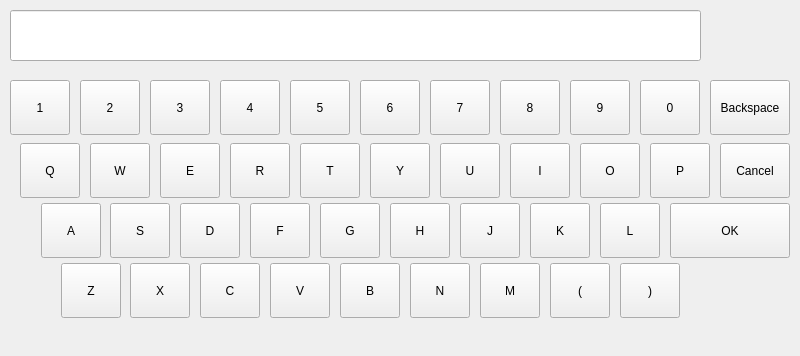
<?xml version="1.0" encoding="UTF-8"?>
<ui version="4.0">
 <class>VirtualKeyboardDialog</class>
 <widget class="QDialog" name="VirtualKeyboardDialog">
  <property name="geometry">
   <rect>
    <x>0</x>
    <y>0</y>
    <width>800</width>
    <height>356</height>
   </rect>
  </property>
  <property name="windowTitle">
   <string>Keyboard</string>
  </property>
  <property name="windowIcon">
   <iconset resource="../../resource.qrc">
    <normaloff>:/resource/parameter.png</normaloff>:/resource/parameter.png</iconset>
  </property>
  <widget class="QLineEdit" name="display">
   <property name="geometry">
    <rect>
     <x>10</x>
     <y>10</y>
     <width>691</width>
     <height>51</height>
    </rect>
   </property>
   <property name="focusPolicy">
    <enum>Qt::NoFocus</enum>
   </property>
  </widget>
  <widget class="QWidget" name="buttonBoxWidget" native="true">
   <property name="geometry">
    <rect>
     <x>0</x>
     <y>70</y>
     <width>801</width>
     <height>271</height>
    </rect>
   </property>
   <widget class="QPushButton" name="letterV">
    <property name="geometry">
     <rect>
      <x>270</x>
      <y>193</y>
      <width>60</width>
      <height>55</height>
     </rect>
    </property>
    <property name="sizePolicy">
     <sizepolicy hsizetype="Fixed" vsizetype="Fixed">
      <horstretch>0</horstretch>
      <verstretch>0</verstretch>
     </sizepolicy>
    </property>
    <property name="minimumSize">
     <size>
      <width>60</width>
      <height>55</height>
     </size>
    </property>
    <property name="maximumSize">
     <size>
      <width>57</width>
      <height>50</height>
     </size>
    </property>
    <property name="focusPolicy">
     <enum>Qt::NoFocus</enum>
    </property>
    <property name="text">
     <string>V</string>
    </property>
   </widget>
   <widget class="QPushButton" name="letterH">
    <property name="geometry">
     <rect>
      <x>390</x>
      <y>133</y>
      <width>60</width>
      <height>55</height>
     </rect>
    </property>
    <property name="sizePolicy">
     <sizepolicy hsizetype="Fixed" vsizetype="Fixed">
      <horstretch>0</horstretch>
      <verstretch>0</verstretch>
     </sizepolicy>
    </property>
    <property name="minimumSize">
     <size>
      <width>60</width>
      <height>55</height>
     </size>
    </property>
    <property name="maximumSize">
     <size>
      <width>57</width>
      <height>50</height>
     </size>
    </property>
    <property name="focusPolicy">
     <enum>Qt::NoFocus</enum>
    </property>
    <property name="text">
     <string>H</string>
    </property>
   </widget>
   <widget class="QPushButton" name="letterO">
    <property name="geometry">
     <rect>
      <x>580</x>
      <y>73</y>
      <width>60</width>
      <height>55</height>
     </rect>
    </property>
    <property name="sizePolicy">
     <sizepolicy hsizetype="Fixed" vsizetype="Fixed">
      <horstretch>0</horstretch>
      <verstretch>0</verstretch>
     </sizepolicy>
    </property>
    <property name="minimumSize">
     <size>
      <width>60</width>
      <height>55</height>
     </size>
    </property>
    <property name="maximumSize">
     <size>
      <width>57</width>
      <height>50</height>
     </size>
    </property>
    <property name="focusPolicy">
     <enum>Qt::NoFocus</enum>
    </property>
    <property name="text">
     <string>O</string>
    </property>
   </widget>
   <widget class="QPushButton" name="letterB">
    <property name="geometry">
     <rect>
      <x>340</x>
      <y>193</y>
      <width>60</width>
      <height>55</height>
     </rect>
    </property>
    <property name="sizePolicy">
     <sizepolicy hsizetype="Fixed" vsizetype="Fixed">
      <horstretch>0</horstretch>
      <verstretch>0</verstretch>
     </sizepolicy>
    </property>
    <property name="minimumSize">
     <size>
      <width>60</width>
      <height>55</height>
     </size>
    </property>
    <property name="maximumSize">
     <size>
      <width>57</width>
      <height>50</height>
     </size>
    </property>
    <property name="focusPolicy">
     <enum>Qt::NoFocus</enum>
    </property>
    <property name="text">
     <string>B</string>
    </property>
   </widget>
   <widget class="QPushButton" name="letterE">
    <property name="geometry">
     <rect>
      <x>160</x>
      <y>73</y>
      <width>60</width>
      <height>55</height>
     </rect>
    </property>
    <property name="sizePolicy">
     <sizepolicy hsizetype="Fixed" vsizetype="Fixed">
      <horstretch>0</horstretch>
      <verstretch>0</verstretch>
     </sizepolicy>
    </property>
    <property name="minimumSize">
     <size>
      <width>60</width>
      <height>55</height>
     </size>
    </property>
    <property name="maximumSize">
     <size>
      <width>57</width>
      <height>50</height>
     </size>
    </property>
    <property name="focusPolicy">
     <enum>Qt::NoFocus</enum>
    </property>
    <property name="text">
     <string>E</string>
    </property>
   </widget>
   <widget class="QPushButton" name="letterP">
    <property name="geometry">
     <rect>
      <x>650</x>
      <y>73</y>
      <width>60</width>
      <height>55</height>
     </rect>
    </property>
    <property name="sizePolicy">
     <sizepolicy hsizetype="Fixed" vsizetype="Fixed">
      <horstretch>0</horstretch>
      <verstretch>0</verstretch>
     </sizepolicy>
    </property>
    <property name="minimumSize">
     <size>
      <width>60</width>
      <height>55</height>
     </size>
    </property>
    <property name="maximumSize">
     <size>
      <width>57</width>
      <height>50</height>
     </size>
    </property>
    <property name="focusPolicy">
     <enum>Qt::NoFocus</enum>
    </property>
    <property name="text">
     <string>P</string>
    </property>
   </widget>
   <widget class="QPushButton" name="letterR">
    <property name="geometry">
     <rect>
      <x>230</x>
      <y>73</y>
      <width>60</width>
      <height>55</height>
     </rect>
    </property>
    <property name="sizePolicy">
     <sizepolicy hsizetype="Fixed" vsizetype="Fixed">
      <horstretch>0</horstretch>
      <verstretch>0</verstretch>
     </sizepolicy>
    </property>
    <property name="minimumSize">
     <size>
      <width>60</width>
      <height>55</height>
     </size>
    </property>
    <property name="maximumSize">
     <size>
      <width>57</width>
      <height>50</height>
     </size>
    </property>
    <property name="focusPolicy">
     <enum>Qt::NoFocus</enum>
    </property>
    <property name="text">
     <string>R</string>
    </property>
   </widget>
   <widget class="QPushButton" name="letterW">
    <property name="geometry">
     <rect>
      <x>90</x>
      <y>73</y>
      <width>60</width>
      <height>55</height>
     </rect>
    </property>
    <property name="sizePolicy">
     <sizepolicy hsizetype="Fixed" vsizetype="Fixed">
      <horstretch>0</horstretch>
      <verstretch>0</verstretch>
     </sizepolicy>
    </property>
    <property name="minimumSize">
     <size>
      <width>60</width>
      <height>55</height>
     </size>
    </property>
    <property name="maximumSize">
     <size>
      <width>57</width>
      <height>50</height>
     </size>
    </property>
    <property name="focusPolicy">
     <enum>Qt::NoFocus</enum>
    </property>
    <property name="text">
     <string>W</string>
    </property>
   </widget>
   <widget class="QPushButton" name="letterI">
    <property name="geometry">
     <rect>
      <x>510</x>
      <y>73</y>
      <width>60</width>
      <height>55</height>
     </rect>
    </property>
    <property name="sizePolicy">
     <sizepolicy hsizetype="Fixed" vsizetype="Fixed">
      <horstretch>0</horstretch>
      <verstretch>0</verstretch>
     </sizepolicy>
    </property>
    <property name="minimumSize">
     <size>
      <width>60</width>
      <height>55</height>
     </size>
    </property>
    <property name="maximumSize">
     <size>
      <width>57</width>
      <height>50</height>
     </size>
    </property>
    <property name="focusPolicy">
     <enum>Qt::NoFocus</enum>
    </property>
    <property name="text">
     <string>I</string>
    </property>
   </widget>
   <widget class="QPushButton" name="num7">
    <property name="geometry">
     <rect>
      <x>430</x>
      <y>10</y>
      <width>60</width>
      <height>55</height>
     </rect>
    </property>
    <property name="sizePolicy">
     <sizepolicy hsizetype="Fixed" vsizetype="Fixed">
      <horstretch>0</horstretch>
      <verstretch>0</verstretch>
     </sizepolicy>
    </property>
    <property name="minimumSize">
     <size>
      <width>60</width>
      <height>55</height>
     </size>
    </property>
    <property name="maximumSize">
     <size>
      <width>60</width>
      <height>55</height>
     </size>
    </property>
    <property name="focusPolicy">
     <enum>Qt::NoFocus</enum>
    </property>
    <property name="text">
     <string>7</string>
    </property>
   </widget>
   <widget class="QPushButton" name="letterA">
    <property name="geometry">
     <rect>
      <x>41</x>
      <y>133</y>
      <width>60</width>
      <height>55</height>
     </rect>
    </property>
    <property name="sizePolicy">
     <sizepolicy hsizetype="Fixed" vsizetype="Fixed">
      <horstretch>0</horstretch>
      <verstretch>0</verstretch>
     </sizepolicy>
    </property>
    <property name="minimumSize">
     <size>
      <width>60</width>
      <height>55</height>
     </size>
    </property>
    <property name="maximumSize">
     <size>
      <width>57</width>
      <height>50</height>
     </size>
    </property>
    <property name="focusPolicy">
     <enum>Qt::NoFocus</enum>
    </property>
    <property name="text">
     <string>A</string>
    </property>
   </widget>
   <widget class="QPushButton" name="letterF">
    <property name="geometry">
     <rect>
      <x>250</x>
      <y>133</y>
      <width>60</width>
      <height>55</height>
     </rect>
    </property>
    <property name="sizePolicy">
     <sizepolicy hsizetype="Fixed" vsizetype="Fixed">
      <horstretch>0</horstretch>
      <verstretch>0</verstretch>
     </sizepolicy>
    </property>
    <property name="minimumSize">
     <size>
      <width>60</width>
      <height>55</height>
     </size>
    </property>
    <property name="maximumSize">
     <size>
      <width>57</width>
      <height>50</height>
     </size>
    </property>
    <property name="focusPolicy">
     <enum>Qt::NoFocus</enum>
    </property>
    <property name="text">
     <string>F</string>
    </property>
   </widget>
   <widget class="QPushButton" name="letterJ">
    <property name="geometry">
     <rect>
      <x>460</x>
      <y>133</y>
      <width>60</width>
      <height>55</height>
     </rect>
    </property>
    <property name="sizePolicy">
     <sizepolicy hsizetype="Fixed" vsizetype="Fixed">
      <horstretch>0</horstretch>
      <verstretch>0</verstretch>
     </sizepolicy>
    </property>
    <property name="minimumSize">
     <size>
      <width>60</width>
      <height>55</height>
     </size>
    </property>
    <property name="maximumSize">
     <size>
      <width>57</width>
      <height>50</height>
     </size>
    </property>
    <property name="focusPolicy">
     <enum>Qt::NoFocus</enum>
    </property>
    <property name="text">
     <string>J</string>
    </property>
   </widget>
   <widget class="QPushButton" name="letterY">
    <property name="geometry">
     <rect>
      <x>370</x>
      <y>73</y>
      <width>60</width>
      <height>55</height>
     </rect>
    </property>
    <property name="sizePolicy">
     <sizepolicy hsizetype="Fixed" vsizetype="Fixed">
      <horstretch>0</horstretch>
      <verstretch>0</verstretch>
     </sizepolicy>
    </property>
    <property name="minimumSize">
     <size>
      <width>60</width>
      <height>55</height>
     </size>
    </property>
    <property name="maximumSize">
     <size>
      <width>57</width>
      <height>50</height>
     </size>
    </property>
    <property name="focusPolicy">
     <enum>Qt::NoFocus</enum>
    </property>
    <property name="text">
     <string>Y</string>
    </property>
   </widget>
   <widget class="QPushButton" name="num2">
    <property name="geometry">
     <rect>
      <x>80</x>
      <y>10</y>
      <width>60</width>
      <height>55</height>
     </rect>
    </property>
    <property name="sizePolicy">
     <sizepolicy hsizetype="Fixed" vsizetype="Fixed">
      <horstretch>0</horstretch>
      <verstretch>0</verstretch>
     </sizepolicy>
    </property>
    <property name="minimumSize">
     <size>
      <width>60</width>
      <height>55</height>
     </size>
    </property>
    <property name="maximumSize">
     <size>
      <width>60</width>
      <height>55</height>
     </size>
    </property>
    <property name="focusPolicy">
     <enum>Qt::NoFocus</enum>
    </property>
    <property name="text">
     <string>2</string>
    </property>
   </widget>
   <widget class="QPushButton" name="num0">
    <property name="geometry">
     <rect>
      <x>640</x>
      <y>10</y>
      <width>60</width>
      <height>55</height>
     </rect>
    </property>
    <property name="sizePolicy">
     <sizepolicy hsizetype="Fixed" vsizetype="Fixed">
      <horstretch>0</horstretch>
      <verstretch>0</verstretch>
     </sizepolicy>
    </property>
    <property name="minimumSize">
     <size>
      <width>60</width>
      <height>55</height>
     </size>
    </property>
    <property name="maximumSize">
     <size>
      <width>60</width>
      <height>55</height>
     </size>
    </property>
    <property name="focusPolicy">
     <enum>Qt::NoFocus</enum>
    </property>
    <property name="text">
     <string>0</string>
    </property>
   </widget>
   <widget class="QPushButton" name="letterN">
    <property name="geometry">
     <rect>
      <x>410</x>
      <y>193</y>
      <width>60</width>
      <height>55</height>
     </rect>
    </property>
    <property name="sizePolicy">
     <sizepolicy hsizetype="Fixed" vsizetype="Fixed">
      <horstretch>0</horstretch>
      <verstretch>0</verstretch>
     </sizepolicy>
    </property>
    <property name="minimumSize">
     <size>
      <width>60</width>
      <height>55</height>
     </size>
    </property>
    <property name="maximumSize">
     <size>
      <width>57</width>
      <height>50</height>
     </size>
    </property>
    <property name="focusPolicy">
     <enum>Qt::NoFocus</enum>
    </property>
    <property name="text">
     <string>N</string>
    </property>
   </widget>
   <widget class="QPushButton" name="num5">
    <property name="geometry">
     <rect>
      <x>290</x>
      <y>10</y>
      <width>60</width>
      <height>55</height>
     </rect>
    </property>
    <property name="sizePolicy">
     <sizepolicy hsizetype="Fixed" vsizetype="Fixed">
      <horstretch>0</horstretch>
      <verstretch>0</verstretch>
     </sizepolicy>
    </property>
    <property name="minimumSize">
     <size>
      <width>60</width>
      <height>55</height>
     </size>
    </property>
    <property name="maximumSize">
     <size>
      <width>60</width>
      <height>55</height>
     </size>
    </property>
    <property name="focusPolicy">
     <enum>Qt::NoFocus</enum>
    </property>
    <property name="text">
     <string>5</string>
    </property>
   </widget>
   <widget class="QPushButton" name="letterC">
    <property name="geometry">
     <rect>
      <x>200</x>
      <y>193</y>
      <width>60</width>
      <height>55</height>
     </rect>
    </property>
    <property name="sizePolicy">
     <sizepolicy hsizetype="Fixed" vsizetype="Fixed">
      <horstretch>0</horstretch>
      <verstretch>0</verstretch>
     </sizepolicy>
    </property>
    <property name="minimumSize">
     <size>
      <width>60</width>
      <height>55</height>
     </size>
    </property>
    <property name="maximumSize">
     <size>
      <width>57</width>
      <height>50</height>
     </size>
    </property>
    <property name="focusPolicy">
     <enum>Qt::NoFocus</enum>
    </property>
    <property name="text">
     <string>C</string>
    </property>
   </widget>
   <widget class="QPushButton" name="letterL">
    <property name="geometry">
     <rect>
      <x>600</x>
      <y>133</y>
      <width>60</width>
      <height>55</height>
     </rect>
    </property>
    <property name="sizePolicy">
     <sizepolicy hsizetype="Fixed" vsizetype="Fixed">
      <horstretch>0</horstretch>
      <verstretch>0</verstretch>
     </sizepolicy>
    </property>
    <property name="minimumSize">
     <size>
      <width>60</width>
      <height>55</height>
     </size>
    </property>
    <property name="maximumSize">
     <size>
      <width>57</width>
      <height>50</height>
     </size>
    </property>
    <property name="focusPolicy">
     <enum>Qt::NoFocus</enum>
    </property>
    <property name="text">
     <string>L</string>
    </property>
   </widget>
   <widget class="QPushButton" name="letterS">
    <property name="geometry">
     <rect>
      <x>110</x>
      <y>133</y>
      <width>60</width>
      <height>55</height>
     </rect>
    </property>
    <property name="sizePolicy">
     <sizepolicy hsizetype="Fixed" vsizetype="Fixed">
      <horstretch>0</horstretch>
      <verstretch>0</verstretch>
     </sizepolicy>
    </property>
    <property name="minimumSize">
     <size>
      <width>60</width>
      <height>55</height>
     </size>
    </property>
    <property name="maximumSize">
     <size>
      <width>57</width>
      <height>50</height>
     </size>
    </property>
    <property name="focusPolicy">
     <enum>Qt::NoFocus</enum>
    </property>
    <property name="text">
     <string>S</string>
    </property>
   </widget>
   <widget class="QPushButton" name="num8">
    <property name="geometry">
     <rect>
      <x>500</x>
      <y>10</y>
      <width>60</width>
      <height>55</height>
     </rect>
    </property>
    <property name="sizePolicy">
     <sizepolicy hsizetype="Fixed" vsizetype="Fixed">
      <horstretch>0</horstretch>
      <verstretch>0</verstretch>
     </sizepolicy>
    </property>
    <property name="minimumSize">
     <size>
      <width>60</width>
      <height>55</height>
     </size>
    </property>
    <property name="maximumSize">
     <size>
      <width>60</width>
      <height>55</height>
     </size>
    </property>
    <property name="focusPolicy">
     <enum>Qt::NoFocus</enum>
    </property>
    <property name="text">
     <string>8</string>
    </property>
   </widget>
   <widget class="QPushButton" name="num6">
    <property name="geometry">
     <rect>
      <x>360</x>
      <y>10</y>
      <width>60</width>
      <height>55</height>
     </rect>
    </property>
    <property name="sizePolicy">
     <sizepolicy hsizetype="Fixed" vsizetype="Fixed">
      <horstretch>0</horstretch>
      <verstretch>0</verstretch>
     </sizepolicy>
    </property>
    <property name="minimumSize">
     <size>
      <width>60</width>
      <height>55</height>
     </size>
    </property>
    <property name="maximumSize">
     <size>
      <width>60</width>
      <height>55</height>
     </size>
    </property>
    <property name="focusPolicy">
     <enum>Qt::NoFocus</enum>
    </property>
    <property name="text">
     <string>6</string>
    </property>
   </widget>
   <widget class="QPushButton" name="mum3">
    <property name="geometry">
     <rect>
      <x>150</x>
      <y>10</y>
      <width>60</width>
      <height>55</height>
     </rect>
    </property>
    <property name="sizePolicy">
     <sizepolicy hsizetype="Fixed" vsizetype="Fixed">
      <horstretch>0</horstretch>
      <verstretch>0</verstretch>
     </sizepolicy>
    </property>
    <property name="minimumSize">
     <size>
      <width>60</width>
      <height>55</height>
     </size>
    </property>
    <property name="maximumSize">
     <size>
      <width>60</width>
      <height>55</height>
     </size>
    </property>
    <property name="focusPolicy">
     <enum>Qt::NoFocus</enum>
    </property>
    <property name="text">
     <string>3</string>
    </property>
   </widget>
   <widget class="QPushButton" name="letterZ">
    <property name="geometry">
     <rect>
      <x>61</x>
      <y>193</y>
      <width>60</width>
      <height>55</height>
     </rect>
    </property>
    <property name="sizePolicy">
     <sizepolicy hsizetype="Fixed" vsizetype="Fixed">
      <horstretch>0</horstretch>
      <verstretch>0</verstretch>
     </sizepolicy>
    </property>
    <property name="minimumSize">
     <size>
      <width>60</width>
      <height>55</height>
     </size>
    </property>
    <property name="maximumSize">
     <size>
      <width>57</width>
      <height>50</height>
     </size>
    </property>
    <property name="focusPolicy">
     <enum>Qt::NoFocus</enum>
    </property>
    <property name="text">
     <string>Z</string>
    </property>
   </widget>
   <widget class="QPushButton" name="letterM">
    <property name="geometry">
     <rect>
      <x>480</x>
      <y>193</y>
      <width>60</width>
      <height>55</height>
     </rect>
    </property>
    <property name="sizePolicy">
     <sizepolicy hsizetype="Fixed" vsizetype="Fixed">
      <horstretch>0</horstretch>
      <verstretch>0</verstretch>
     </sizepolicy>
    </property>
    <property name="minimumSize">
     <size>
      <width>60</width>
      <height>55</height>
     </size>
    </property>
    <property name="maximumSize">
     <size>
      <width>57</width>
      <height>50</height>
     </size>
    </property>
    <property name="focusPolicy">
     <enum>Qt::NoFocus</enum>
    </property>
    <property name="text">
     <string>M</string>
    </property>
   </widget>
   <widget class="QPushButton" name="letterT">
    <property name="geometry">
     <rect>
      <x>300</x>
      <y>73</y>
      <width>60</width>
      <height>55</height>
     </rect>
    </property>
    <property name="sizePolicy">
     <sizepolicy hsizetype="Fixed" vsizetype="Fixed">
      <horstretch>0</horstretch>
      <verstretch>0</verstretch>
     </sizepolicy>
    </property>
    <property name="minimumSize">
     <size>
      <width>60</width>
      <height>55</height>
     </size>
    </property>
    <property name="maximumSize">
     <size>
      <width>57</width>
      <height>50</height>
     </size>
    </property>
    <property name="focusPolicy">
     <enum>Qt::NoFocus</enum>
    </property>
    <property name="text">
     <string>T</string>
    </property>
   </widget>
   <widget class="QPushButton" name="num1">
    <property name="geometry">
     <rect>
      <x>10</x>
      <y>10</y>
      <width>60</width>
      <height>55</height>
     </rect>
    </property>
    <property name="sizePolicy">
     <sizepolicy hsizetype="Fixed" vsizetype="Fixed">
      <horstretch>0</horstretch>
      <verstretch>0</verstretch>
     </sizepolicy>
    </property>
    <property name="minimumSize">
     <size>
      <width>60</width>
      <height>55</height>
     </size>
    </property>
    <property name="maximumSize">
     <size>
      <width>60</width>
      <height>55</height>
     </size>
    </property>
    <property name="focusPolicy">
     <enum>Qt::NoFocus</enum>
    </property>
    <property name="text">
     <string>1</string>
    </property>
   </widget>
   <widget class="QPushButton" name="letterQ">
    <property name="geometry">
     <rect>
      <x>20</x>
      <y>73</y>
      <width>60</width>
      <height>55</height>
     </rect>
    </property>
    <property name="sizePolicy">
     <sizepolicy hsizetype="Fixed" vsizetype="Fixed">
      <horstretch>0</horstretch>
      <verstretch>0</verstretch>
     </sizepolicy>
    </property>
    <property name="minimumSize">
     <size>
      <width>60</width>
      <height>55</height>
     </size>
    </property>
    <property name="maximumSize">
     <size>
      <width>57</width>
      <height>50</height>
     </size>
    </property>
    <property name="focusPolicy">
     <enum>Qt::NoFocus</enum>
    </property>
    <property name="text">
     <string>Q</string>
    </property>
   </widget>
   <widget class="QPushButton" name="num9">
    <property name="geometry">
     <rect>
      <x>570</x>
      <y>10</y>
      <width>60</width>
      <height>55</height>
     </rect>
    </property>
    <property name="sizePolicy">
     <sizepolicy hsizetype="Fixed" vsizetype="Fixed">
      <horstretch>0</horstretch>
      <verstretch>0</verstretch>
     </sizepolicy>
    </property>
    <property name="minimumSize">
     <size>
      <width>60</width>
      <height>55</height>
     </size>
    </property>
    <property name="maximumSize">
     <size>
      <width>60</width>
      <height>55</height>
     </size>
    </property>
    <property name="focusPolicy">
     <enum>Qt::NoFocus</enum>
    </property>
    <property name="text">
     <string>9</string>
    </property>
   </widget>
   <widget class="QPushButton" name="letterG">
    <property name="geometry">
     <rect>
      <x>320</x>
      <y>133</y>
      <width>60</width>
      <height>55</height>
     </rect>
    </property>
    <property name="sizePolicy">
     <sizepolicy hsizetype="Fixed" vsizetype="Fixed">
      <horstretch>0</horstretch>
      <verstretch>0</verstretch>
     </sizepolicy>
    </property>
    <property name="minimumSize">
     <size>
      <width>60</width>
      <height>55</height>
     </size>
    </property>
    <property name="maximumSize">
     <size>
      <width>57</width>
      <height>50</height>
     </size>
    </property>
    <property name="focusPolicy">
     <enum>Qt::NoFocus</enum>
    </property>
    <property name="text">
     <string>G</string>
    </property>
   </widget>
   <widget class="QPushButton" name="letterK">
    <property name="geometry">
     <rect>
      <x>530</x>
      <y>133</y>
      <width>60</width>
      <height>55</height>
     </rect>
    </property>
    <property name="sizePolicy">
     <sizepolicy hsizetype="Fixed" vsizetype="Fixed">
      <horstretch>0</horstretch>
      <verstretch>0</verstretch>
     </sizepolicy>
    </property>
    <property name="minimumSize">
     <size>
      <width>60</width>
      <height>55</height>
     </size>
    </property>
    <property name="maximumSize">
     <size>
      <width>57</width>
      <height>50</height>
     </size>
    </property>
    <property name="focusPolicy">
     <enum>Qt::NoFocus</enum>
    </property>
    <property name="text">
     <string>K</string>
    </property>
   </widget>
   <widget class="QPushButton" name="num4">
    <property name="geometry">
     <rect>
      <x>220</x>
      <y>10</y>
      <width>60</width>
      <height>55</height>
     </rect>
    </property>
    <property name="sizePolicy">
     <sizepolicy hsizetype="Fixed" vsizetype="Fixed">
      <horstretch>0</horstretch>
      <verstretch>0</verstretch>
     </sizepolicy>
    </property>
    <property name="minimumSize">
     <size>
      <width>60</width>
      <height>55</height>
     </size>
    </property>
    <property name="maximumSize">
     <size>
      <width>60</width>
      <height>55</height>
     </size>
    </property>
    <property name="focusPolicy">
     <enum>Qt::NoFocus</enum>
    </property>
    <property name="text">
     <string>4</string>
    </property>
   </widget>
   <widget class="QPushButton" name="letterU">
    <property name="geometry">
     <rect>
      <x>440</x>
      <y>73</y>
      <width>60</width>
      <height>55</height>
     </rect>
    </property>
    <property name="sizePolicy">
     <sizepolicy hsizetype="Fixed" vsizetype="Fixed">
      <horstretch>0</horstretch>
      <verstretch>0</verstretch>
     </sizepolicy>
    </property>
    <property name="minimumSize">
     <size>
      <width>60</width>
      <height>55</height>
     </size>
    </property>
    <property name="maximumSize">
     <size>
      <width>57</width>
      <height>50</height>
     </size>
    </property>
    <property name="focusPolicy">
     <enum>Qt::NoFocus</enum>
    </property>
    <property name="text">
     <string>U</string>
    </property>
   </widget>
   <widget class="QPushButton" name="letterX">
    <property name="geometry">
     <rect>
      <x>130</x>
      <y>193</y>
      <width>60</width>
      <height>55</height>
     </rect>
    </property>
    <property name="sizePolicy">
     <sizepolicy hsizetype="Fixed" vsizetype="Fixed">
      <horstretch>0</horstretch>
      <verstretch>0</verstretch>
     </sizepolicy>
    </property>
    <property name="minimumSize">
     <size>
      <width>60</width>
      <height>55</height>
     </size>
    </property>
    <property name="maximumSize">
     <size>
      <width>57</width>
      <height>50</height>
     </size>
    </property>
    <property name="focusPolicy">
     <enum>Qt::NoFocus</enum>
    </property>
    <property name="text">
     <string>X</string>
    </property>
   </widget>
   <widget class="QPushButton" name="letterD">
    <property name="geometry">
     <rect>
      <x>180</x>
      <y>133</y>
      <width>60</width>
      <height>55</height>
     </rect>
    </property>
    <property name="sizePolicy">
     <sizepolicy hsizetype="Fixed" vsizetype="Fixed">
      <horstretch>0</horstretch>
      <verstretch>0</verstretch>
     </sizepolicy>
    </property>
    <property name="minimumSize">
     <size>
      <width>60</width>
      <height>55</height>
     </size>
    </property>
    <property name="maximumSize">
     <size>
      <width>57</width>
      <height>50</height>
     </size>
    </property>
    <property name="focusPolicy">
     <enum>Qt::NoFocus</enum>
    </property>
    <property name="text">
     <string>D</string>
    </property>
   </widget>
   <widget class="QToolButton" name="backspace">
    <property name="geometry">
     <rect>
      <x>710</x>
      <y>10</y>
      <width>80</width>
      <height>55</height>
     </rect>
    </property>
    <property name="sizePolicy">
     <sizepolicy hsizetype="Minimum" vsizetype="Preferred">
      <horstretch>0</horstretch>
      <verstretch>0</verstretch>
     </sizepolicy>
    </property>
    <property name="focusPolicy">
     <enum>Qt::NoFocus</enum>
    </property>
    <property name="styleSheet">
     <string notr="true">/*#ok{
     border-style: outset;
     border-width: 2px;
     border-radius: 6px;
     border-color: gray;
	background-color: qlineargradient(spread:pad, x1:1, y1:1, x2:1, y2:0, stop:0 rgba(29, 212, 61, 255), stop:1 rgba(193, 255, 142, 255));
}
#ok:pressed{
     border-style: inset;
	background-color: qlineargradient(spread:pad, x1:1, y1:0, x2:1, y2:1, stop:0 rgba(29, 212, 61, 255), stop:1 rgba(193, 255, 142, 255));
	color:black;
}*/</string>
    </property>
    <property name="text">
     <string>Backspace</string>
    </property>
   </widget>
   <widget class="QToolButton" name="cancel">
    <property name="geometry">
     <rect>
      <x>720</x>
      <y>73</y>
      <width>70</width>
      <height>55</height>
     </rect>
    </property>
    <property name="sizePolicy">
     <sizepolicy hsizetype="Minimum" vsizetype="Preferred">
      <horstretch>0</horstretch>
      <verstretch>0</verstretch>
     </sizepolicy>
    </property>
    <property name="focusPolicy">
     <enum>Qt::NoFocus</enum>
    </property>
    <property name="styleSheet">
     <string notr="true">/*#ok{
     border-style: outset;
     border-width: 2px;
     border-radius: 6px;
     border-color: gray;
	background-color: qlineargradient(spread:pad, x1:1, y1:1, x2:1, y2:0, stop:0 rgba(29, 212, 61, 255), stop:1 rgba(193, 255, 142, 255));
}
#ok:pressed{
     border-style: inset;
	background-color: qlineargradient(spread:pad, x1:1, y1:0, x2:1, y2:1, stop:0 rgba(29, 212, 61, 255), stop:1 rgba(193, 255, 142, 255));
	color:black;
}*/</string>
    </property>
    <property name="text">
     <string>Cancel</string>
    </property>
   </widget>
   <widget class="QToolButton" name="ok">
    <property name="geometry">
     <rect>
      <x>670</x>
      <y>133</y>
      <width>120</width>
      <height>55</height>
     </rect>
    </property>
    <property name="sizePolicy">
     <sizepolicy hsizetype="Minimum" vsizetype="Preferred">
      <horstretch>0</horstretch>
      <verstretch>0</verstretch>
     </sizepolicy>
    </property>
    <property name="focusPolicy">
     <enum>Qt::NoFocus</enum>
    </property>
    <property name="styleSheet">
     <string notr="true">/*#ok{
     border-style: outset;
     border-width: 2px;
     border-radius: 6px;
     border-color: gray;
	background-color: qlineargradient(spread:pad, x1:1, y1:1, x2:1, y2:0, stop:0 rgba(29, 212, 61, 255), stop:1 rgba(193, 255, 142, 255));
}
#ok:pressed{
     border-style: inset;
	background-color: qlineargradient(spread:pad, x1:1, y1:0, x2:1, y2:1, stop:0 rgba(29, 212, 61, 255), stop:1 rgba(193, 255, 142, 255));
	color:black;
}*/</string>
    </property>
    <property name="text">
     <string>OK</string>
    </property>
   </widget>
   <widget class="QPushButton" name="letterM_3">
    <property name="geometry">
     <rect>
      <x>550</x>
      <y>193</y>
      <width>60</width>
      <height>55</height>
     </rect>
    </property>
    <property name="sizePolicy">
     <sizepolicy hsizetype="Fixed" vsizetype="Fixed">
      <horstretch>0</horstretch>
      <verstretch>0</verstretch>
     </sizepolicy>
    </property>
    <property name="minimumSize">
     <size>
      <width>60</width>
      <height>55</height>
     </size>
    </property>
    <property name="maximumSize">
     <size>
      <width>57</width>
      <height>50</height>
     </size>
    </property>
    <property name="focusPolicy">
     <enum>Qt::NoFocus</enum>
    </property>
    <property name="text">
     <string>(</string>
    </property>
   </widget>
   <widget class="QPushButton" name="letterM_4">
    <property name="geometry">
     <rect>
      <x>620</x>
      <y>193</y>
      <width>60</width>
      <height>55</height>
     </rect>
    </property>
    <property name="sizePolicy">
     <sizepolicy hsizetype="Fixed" vsizetype="Fixed">
      <horstretch>0</horstretch>
      <verstretch>0</verstretch>
     </sizepolicy>
    </property>
    <property name="minimumSize">
     <size>
      <width>60</width>
      <height>55</height>
     </size>
    </property>
    <property name="maximumSize">
     <size>
      <width>57</width>
      <height>50</height>
     </size>
    </property>
    <property name="focusPolicy">
     <enum>Qt::NoFocus</enum>
    </property>
    <property name="text">
     <string>)</string>
    </property>
   </widget>
  </widget>
 </widget>
 <resources>
  <include location="../../resource.qrc"/>
 </resources>
 <connections/>
</ui>
